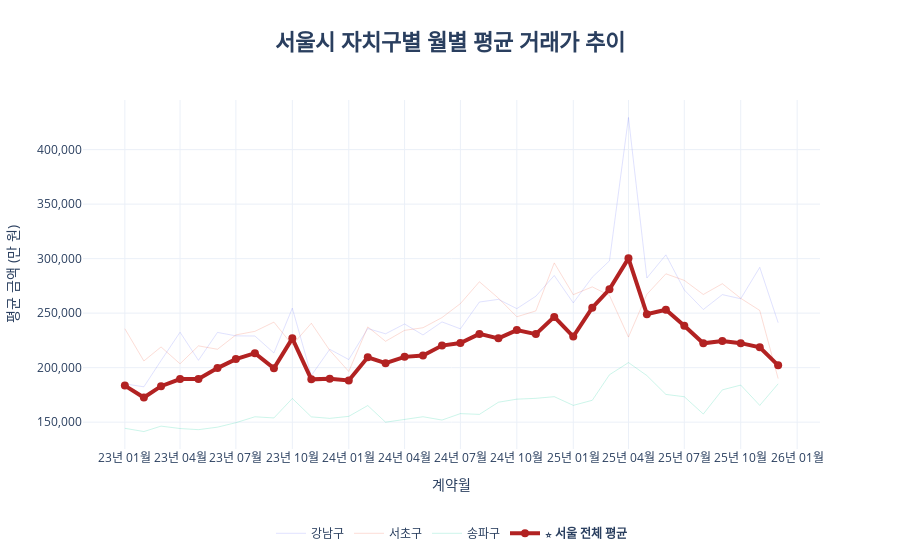

Notebook source saved alongside this figure:
### Code cell
###시행착오 1:  x축 간격 조정 필요, 각 꺾은선 색상 표시 

# import plotly.graph_objects as go

# # 1. 인덱스 변환 (Period -> Timestamp)
# # Plotly는 '기간'보다 '시점' 데이터를 정확히 인식합니다.
# plot_gu = trend_gu_monthly.copy()
# plot_total = trend_total_monthly.copy()

# if hasattr(plot_gu.index, 'to_timestamp'):
#     plot_gu.index = plot_gu.index.to_timestamp()
# if hasattr(plot_total.index, 'to_timestamp'):
#     plot_total.index = plot_total.index.to_timestamp()

# # 2. 도표 객체 생성
# fig = go.Figure()

# # 3. 구별 월별 추이 선 추가 (연한 색상으로 배경 처리)
# for gu in plot_gu.columns:
#     fig.add_trace(go.Scatter(
#         x=plot_gu.index,
#         y=plot_gu[gu],
#         mode='lines',
#         name=gu,
#         line=dict(width=1),
#         opacity=0.2, # 구별 선은 아주 연하게 해서 겹쳐도 복잡하지 않게 함
#         hovertemplate='%{x|%Y-%m}<br>' + gu + ': %{y:,.0f}만 원<extra></extra>'
#     ))

# # 4. 서울 전체 평균 선 추가 (진한 색상으로 강조)
# fig.add_trace(go.Scatter(
#     x=plot_total.index,
#     y=plot_total.values,
#     mode='lines+markers', # 점을 추가해서 월별 데이터임을 명시
#     name='<b>⭐ 서울 전체 평균</b>',
#     line=dict(color='firebrick', width=4),
#     marker=dict(size=8, symbol='circle'),
#     hovertemplate='<b>%{x|%Y-%m} 평균: %{y:,.0f}만 원</b><extra></extra>'
# ))

# # 5. 레이아웃 및 디자인 설정
# fig.update_layout(
#     title=dict(
#         text='<b>서울시 자치구별 월별 평균 거래가 추이</b>',
#         x=0.5, font=dict(size=22)
#     ),
#     xaxis_title='계약월',
#     yaxis_title='평균 금액 (만 원)',
#     template='plotly_white', # 배경을 하얗고 깔끔하게
#     hovermode='x unified',     # 마우스를 대면 그 달의 모든 구 데이터를 한눈에 보여줌
    
#     xaxis=dict(
#         dtick="M3",            # 3개월 단위로 눈금 표시
#         tickformat="%y년 %m월"  # 축 표시 형식 (23년 01월)
#     ),
#     yaxis=dict(tickformat=',d'), # y축 숫자 콤마 표시
#     legend=dict(orientation="h", yanchor="top", y=-0.2, xanchor="center", x=0.5)
# )

# fig.show()
